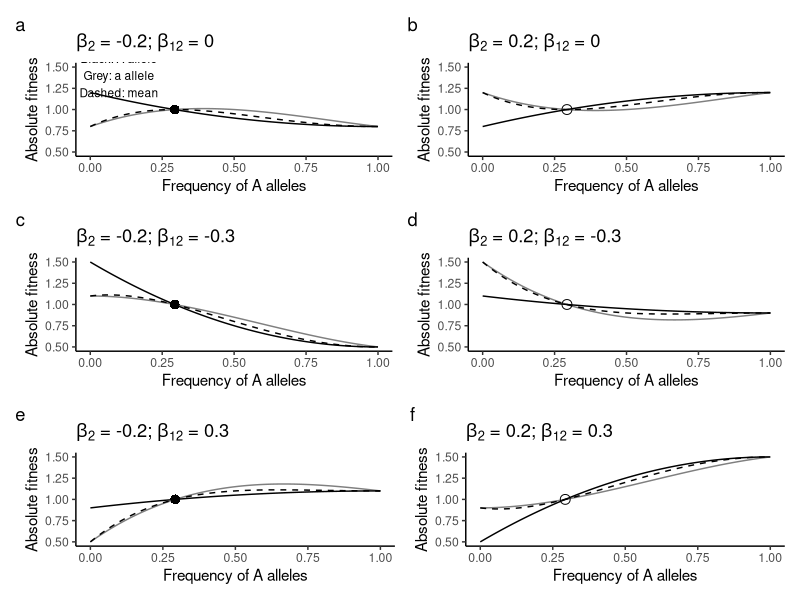
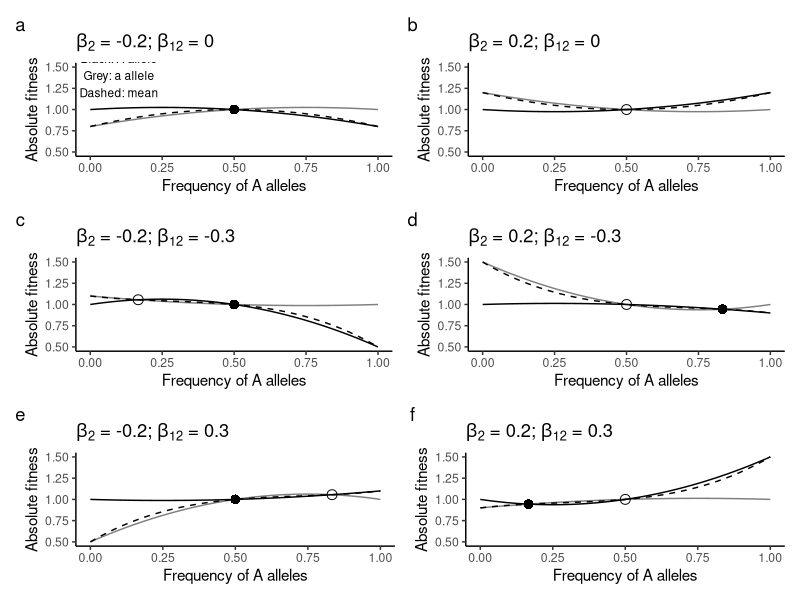
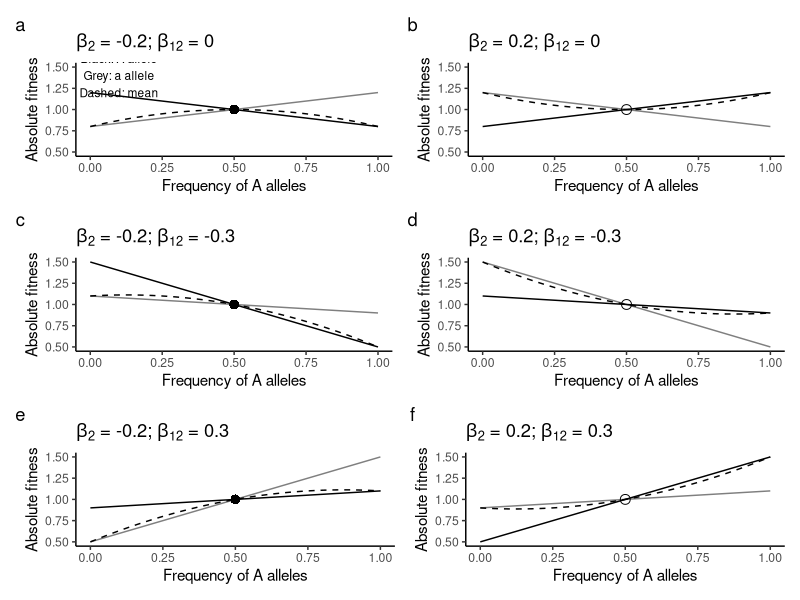

Write the R code that produced these figures, in order.
# Figure presentation for fitness functions
library(ggplot2)
library(patchwork)

##########
#Main Figure: dominant case

W_AA = function(x,b2,b12) (b12+b2)*(4*x-2*x^2-1)+1
W_Aa = function(x,b2,b12) (b12+b2)*(4*x-2*x^2-1)+1
W_aa = function(x,b2,b12) (b12-b2)*(4*x-2*x^2-1)+1

W_A = function(x,b2,b12) x*W_AA(x,b2,b12)+(1-x)*W_Aa(x,b2,b12)
W_a = function(x,b2,b12) x*W_Aa(x,b2,b12)+(1-x)*W_aa(x,b2,b12)
W_m = function(x,b2,b12) x*W_A(x,b2,b12)+(1-x)*W_a(x,b2,b12)

wplot = function(b2,b12,pch) {
  p = ggplot(NULL,aes(x=0.293,y=0.293*W_A(0.293,b2,b12)+(1-0.293)*W_a(0.293,b2,b12))) + 
    geom_point(pch=pch,size=3) + ylim(0.5,1.5) + xlim(0,1) + theme_classic() +
    geom_function(fun=W_A, col=grey(0.0,1.0),args=list(b2,b12)) +
    geom_function(fun=W_a, col=grey(0.0,0.5),args=list(b2,b12)) + 
    geom_function(fun=W_m, lty=2,args=list(b2,b12)) + 
    ylab("Absolute fitness") + xlab("Frequency of A alleles") +
    labs(title=bquote(beta[2]*" = "*.(b2)*"; "*beta[12]*" = "*.(b12)))
  return(p)
} 

pa = wplot(b2=-0.2,b12=0.0,pch=16)
pa = pa + geom_text(aes(x=0.1,y=1.4),label="Black: A allele\nGrey: a allele\nDashed: mean",size=3)
pb = wplot(b2=0.2,b12=0.0,pch=1)
pc = wplot(b2=-0.2,b12=-0.3,pch=16)
pd = wplot(b2=0.2,b12=-0.3,pch=1)
pe = wplot(b2=-0.2,b12=0.3,pch=16)
pf = wplot(b2=0.2,b12=0.3,pch=1)

p = (pa | pb) / (pc | pd) / (pe | pf) + plot_annotation(tag_levels = "a")
ggsave(p,filename="AsymFDSdomi.pdf",width=8,height=12)


############
# Supp Figure: additive case
W_AA = function(x,b2,b12) (b12+b2)*(2*x-1)+1
W_Aa = function(x,b2,b12) 1
W_aa = function(x,b2,b12) (b12-b2)*(2*x-1)+1

W_A = function(x,b2,b12) x*W_AA(x,b2,b12)+(1-x)*W_Aa(x,b2,b12)
W_a = function(x,b2,b12) x*W_Aa(x,b2,b12)+(1-x)*W_aa(x,b2,b12)
W_m = function(x,b2,b12) x*W_A(x,b2,b12)+(1-x)*W_a(x,b2,b12)

wplot = function(b2,b12,pch=c(1,16)) {
  p2 = 0.5*(b12-b2)/b12
  w2 = p2*W_A(p2,b2,b12)+(1-p2)*W_a(p2,b2,b12)
  p = ggplot(NULL,aes(x=0.5,y=0.5*W_A(0.5,b2,b12)+(1-0.5)*W_a(0.5,b2,b12))) + 
    geom_point(pch=pch[1],size=3) + ylim(0.5,1.5) + xlim(0,1) + theme_classic() +
    geom_function(fun=W_A, col=grey(0.0,1.0),args=list(b2,b12)) +
    geom_function(fun=W_a, col=grey(0.0,0.5),args=list(b2,b12)) + 
    geom_function(fun=W_m, lty=2,args=list(b2,b12)) + 
    ylab("Absolute fitness") + xlab("Frequency of A alleles") +
    labs(title=bquote(beta[2]*" = "*.(b2)*"; "*beta[12]*" = "*.(b12))) + 
    geom_point(aes(x=p2,y=w2),pch=pch[2],size=3)
  return(p)
} 

pa = wplot(b2=-0.2,b12=0,pch=c(16,1))
pa = pa + geom_text(aes(x=0.1,y=1.4),label="Black: A allele\nGrey: a allele\nDashed: mean",size=3)
pb = wplot(b2=0.2,b12=0,pch=c(1,16))
pc = wplot(b2=-0.2,b12=-0.3,pch=c(16,1))
pd = wplot(b2=0.2,b12=-0.3,pch=c(1,16))
pe = wplot(b2=-0.2,b12=0.3,pch=c(16,1))
pf = wplot(b2=0.2,b12=0.3,pch=c(1,16))

p = (pa | pb) / (pc | pd) / (pe | pf) + plot_annotation(tag_levels = "a")
ggsave(p,filename="AsymFDSadd.pdf",width=8,height=12)


###########
# Supp Figure: inbred case

wplot = function(b2,b12,pch) {
  p = ggplot(NULL,aes(x=0.5,y=1)) + 
    geom_point(pch=pch,size=3) + ylim(0.5,1.5) + xlim(0,1) + theme_classic() +
    geom_function(fun=function(x,b2,b12) (b12+b2)*(2*x-1)+1, col=grey(0.0,1.0),args=list(b2,b12)) +
    geom_function(fun=function(x,b2,b12) (b12-b2)*(2*x-1)+1, col=grey(0.0,0.5),args=list(b2,b12)) + 
    geom_function(fun=function(x,b2,b12) 2*b2*x*(2*x-1)+(b12-b2)*(2*x-1)+1, lty=2,args=list(b2,b12)) + 
    ylab("Absolute fitness") + xlab("Frequency of A alleles") +
    labs(title=bquote(beta[2]*" = "*.(b2)*"; "*beta[12]*" = "*.(b12)))
  return(p)
} 

pa = wplot(b2=-0.2,b12=0.0,pch=16)
pa = pa + geom_text(aes(x=0.1,y=1.4),label="Black: A allele\nGrey: a allele\nDashed: mean",size=3)
pb = wplot(b2=0.2,b12=0.0,pch=1)
pc = wplot(b2=-0.2,b12=-0.3,pch=16)
pd = wplot(b2=0.2,b12=-0.3,pch=1)
pe = wplot(b2=-0.2,b12=0.3,pch=16)
pf = wplot(b2=0.2,b12=0.3,pch=1)

p = (pa | pb) / (pc | pd) / (pe | pf) + plot_annotation(tag_levels = "a")
ggsave(p,filename="AsymFDSinbred.pdf",width=8,height=12)

